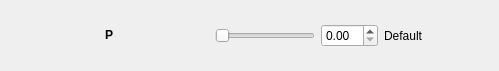
<?xml version="1.0" encoding="UTF-8"?>
<ui version="4.0">
 <class>PIDSingleLineWidget</class>
 <widget class="QWidget" name="PIDSingleLineWidget">
  <property name="geometry">
   <rect>
    <x>0</x>
    <y>0</y>
    <width>499</width>
    <height>71</height>
   </rect>
  </property>
  <property name="windowTitle">
   <string>Update Parameter</string>
  </property>
  <layout class="QGridLayout" name="gridLayout">
   <property name="margin">
    <number>0</number>
   </property>
   <item row="0" column="0">
    <widget class="QWidget" name="gridWidget" native="true">
     <layout class="QGridLayout" name="pid_layout">
      <item row="0" column="0">
       <widget class="QLabel" name="title_label">
        <property name="minimumSize">
         <size>
          <width>200</width>
          <height>25</height>
         </size>
        </property>
        <property name="maximumSize">
         <size>
          <width>200</width>
          <height>25</height>
         </size>
        </property>
        <property name="midLineWidth">
         <number>0</number>
        </property>
        <property name="text">
         <string>&lt;html&gt;&lt;head/&gt;&lt;body&gt;&lt;p align=&quot;center&quot;&gt;&lt;span style=&quot; font-weight:600;&quot;&gt;P&lt;/span&gt;&lt;/p&gt;&lt;/body&gt;&lt;/html&gt;</string>
        </property>
        <property name="alignment">
         <set>Qt::AlignRight|Qt::AlignTrailing|Qt::AlignVCenter</set>
        </property>
       </widget>
      </item>
      <item row="0" column="1">
       <widget class="QSlider" name="slider">
        <property name="minimumSize">
         <size>
          <width>0</width>
          <height>25</height>
         </size>
        </property>
        <property name="maximumSize">
         <size>
          <width>16777215</width>
          <height>25</height>
         </size>
        </property>
        <property name="orientation">
         <enum>Qt::Horizontal</enum>
        </property>
        <property name="tickInterval">
         <number>5</number>
        </property>
       </widget>
      </item>
      <item row="0" column="3">
       <widget class="QLabel" name="default_label">
        <property name="minimumSize">
         <size>
          <width>50</width>
          <height>25</height>
         </size>
        </property>
        <property name="maximumSize">
         <size>
          <width>16777215</width>
          <height>25</height>
         </size>
        </property>
        <property name="text">
         <string>Default</string>
        </property>
       </widget>
      </item>
      <item row="0" column="2">
       <widget class="QDoubleSpinBox" name="edit_box">
        <property name="styleSheet">
         <string notr="true"/>
        </property>
       </widget>
      </item>
      <item row="0" column="4">
       <widget class="QLabel" name="sync_feedback_label">
        <property name="minimumSize">
         <size>
          <width>50</width>
          <height>0</height>
         </size>
        </property>
        <property name="text">
         <string/>
        </property>
       </widget>
      </item>
     </layout>
    </widget>
   </item>
  </layout>
 </widget>
 <resources/>
 <connections/>
</ui>
